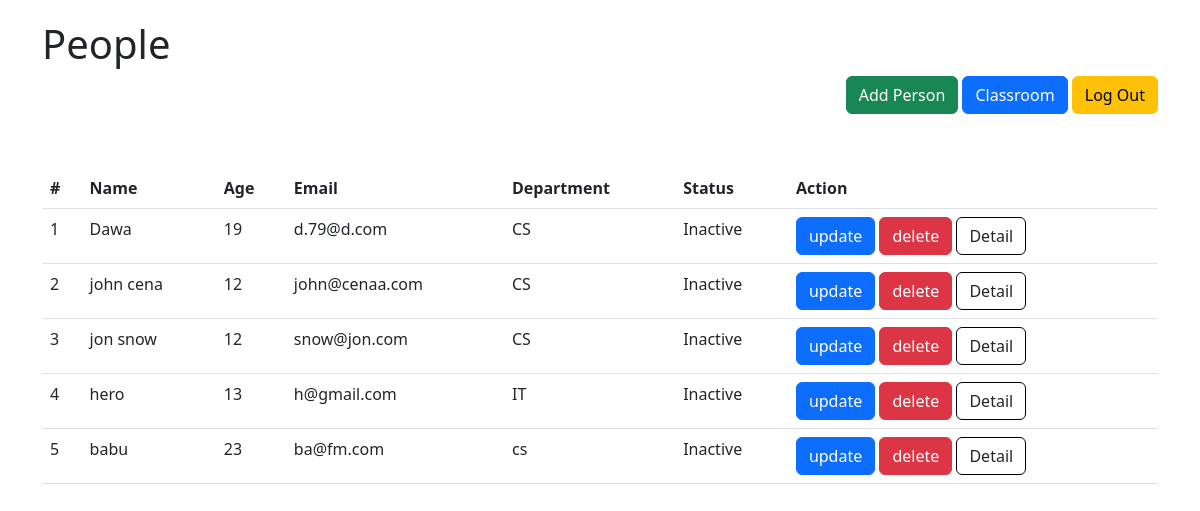
Page /c/person-list/ on the committed database.
### crud/models.py (models this page shows, shortened)
class Person(models.Model):
    name = models.CharField(max_length=50)
    email = models.EmailField(unique=True)
    age = models.PositiveIntegerField()
    department = models.CharField(max_length=50)
    is_active = models.BooleanField(default=False)

### classbased/views.py (the view)
# urls.py: path('person-list/', PersonListView.as_view(), name="person_list"),
class PersonListView(ListView):
    template_name = "classbased/person_list.html"
    context_object_name = "persons"
    def get_queryset(self):
        if self.request.user.is_superuser:
            return Person.objects.all()
        return Person.objects.all()[:5]

### templates/classbased/person_list.html
{%  extends "crud/base.html" %}
{% block content %}
    <div>
        <h1>People</h1>
        <div style="float:right">
            <a href="{% url 'create' %}" class="btn btn-success" >Add Person</a>
            <a href="{% url 'classroom' %}" class="btn btn-primary" >Classroom</a>
            <a href="{% url 'logout' %}" class="btn btn-warning" >Log Out</a>
        </div>
    </div>
    <table class="table" style="margin-top: 100px">
        <thead>
        <tr>
            <th scope="col">#</th>
            <th scope="col">Name</th>
            <th scope="col">Age</th>
            <th scope="col">Email</th>
            <th scope="col">Department</th>
            <th scope="col">Status</th>
            <th scope="col">Action</th>
        </tr>
        </thead>
        <tbody>
        {% for Person in  object_list %}
        <tr>
            <td>{{forloop.counter}}</td>
            <td>{{ Person.name }}</td>
            <td>{{ Person.age }}</td>
            <td>{{ Person.email }}</td>
            <td>{{ Person.department }}</td>
            <td>
                {% if person.is_active %}
                Active
                {% else %}
                Inactive
                {% endif %}
            </td>
            <td>
                <a href="{% url 'update' Person.id %}" class="btn btn-primary">update</a>
                <a href="{% url 'delete' Person.id %}" class="btn btn-danger">delete</a>
                <a href="{% url 'person_detail_view' Person.id %} " class="btn" style="border-color:black">Detail</a>
            </td>
        </tr>
        {% endfor %}
        </tbody>
    </table>
{% endblock %}

### rows in the picture
Person: name "Dawa", age "19", email "d.79@d.com", department "CS"
Person: name "john cena", age "12", email "john@cenaa.com", department "CS"
Person: name "jon snow", age "12", email "snow@jon.com", department "CS"
Person: name "hero", age "13", email "h@gmail.com", department "IT"
Person: name "babu", age "23", email "ba@fm.com", department "cs"
